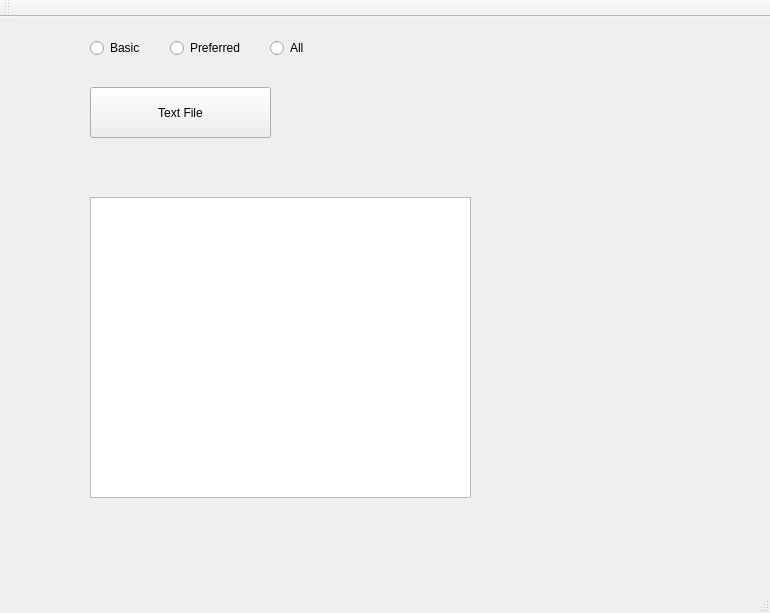
<?xml version="1.0" encoding="UTF-8"?>
<ui version="4.0">
 <class>MainWindow</class>
 <widget class="QMainWindow" name="MainWindow">
  <property name="geometry">
   <rect>
    <x>0</x>
    <y>0</y>
    <width>770</width>
    <height>613</height>
   </rect>
  </property>
  <property name="windowTitle">
   <string>MainWindow</string>
  </property>
  <widget class="QWidget" name="centralWidget">
   <widget class="QPushButton" name="pushButton">
    <property name="geometry">
     <rect>
      <x>90</x>
      <y>70</y>
      <width>181</width>
      <height>51</height>
     </rect>
    </property>
    <property name="text">
     <string>Text File</string>
    </property>
   </widget>
   <widget class="QTextBrowser" name="textBrowser">
    <property name="geometry">
     <rect>
      <x>90</x>
      <y>180</y>
      <width>381</width>
      <height>301</height>
     </rect>
    </property>
   </widget>
   <widget class="QRadioButton" name="radioButton">
    <property name="geometry">
     <rect>
      <x>90</x>
      <y>20</y>
      <width>100</width>
      <height>22</height>
     </rect>
    </property>
    <property name="text">
     <string>Basic</string>
    </property>
   </widget>
   <widget class="QRadioButton" name="radioButton_2">
    <property name="geometry">
     <rect>
      <x>170</x>
      <y>20</y>
      <width>100</width>
      <height>22</height>
     </rect>
    </property>
    <property name="text">
     <string>Preferred</string>
    </property>
   </widget>
   <widget class="QRadioButton" name="radioButton_3">
    <property name="geometry">
     <rect>
      <x>270</x>
      <y>20</y>
      <width>100</width>
      <height>22</height>
     </rect>
    </property>
    <property name="text">
     <string>All</string>
    </property>
   </widget>
  </widget>
  <widget class="QMenuBar" name="menuBar">
   <property name="geometry">
    <rect>
     <x>0</x>
     <y>0</y>
     <width>770</width>
     <height>22</height>
    </rect>
   </property>
  </widget>
  <widget class="QToolBar" name="mainToolBar">
   <attribute name="toolBarArea">
    <enum>TopToolBarArea</enum>
   </attribute>
   <attribute name="toolBarBreak">
    <bool>false</bool>
   </attribute>
  </widget>
  <widget class="QStatusBar" name="statusBar"/>
 </widget>
 <layoutdefault spacing="6" margin="11"/>
 <resources/>
 <connections/>
</ui>
